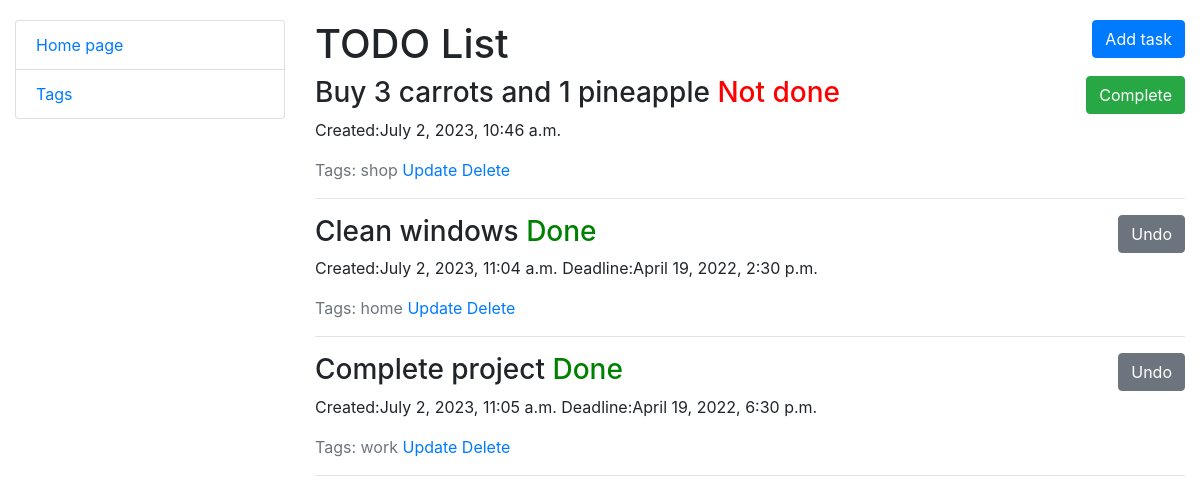
The page / on the database its author committed.
### service/models.py (models this page shows, shortened)
class Task(models.Model):
    content = models.CharField(max_length=255)
    datetime = models.DateTimeField(auto_now_add=True)
    deadline = models.DateTimeField(null=True, blank=True)
    mark = models.BooleanField()
    tags = models.ManyToManyField(Tag, related_name="tasks")
    class Meta:
        ordering = ["mark", "datetime"]

class Tag(models.Model):
    name = models.CharField(max_length=255)
    class Meta:
        ordering = ["name"]

### service/views.py (the view)
# urls.py: path("", TaskListView.as_view(), name="task-list"),
class TaskListView(generic.ListView):
    model = Task
    paginate_by = 3

### templates/service/task_list.html
{% extends "base.html" %}
{% block content %}
    <h1>
      TODO List
      <a style="float:right" href="{% url 'service:task-create' %}" class="btn btn-primary">Add task</a>
    </h1>
    {% if task_list %}
      {% for task in task_list %}
        <h3>
          {{ task.content }}
          {% if task.mark %}
            <span style="color:green">Done</span>
            <a style="float:right" href="{% url 'service:complete-update' pk=task.id %}" class="btn btn-secondary">Undo</a>
          {% else %}
            <span style="color:red">Not done</span>
            <a style="float:right" href="{% url 'service:complete-update' pk=task.id %}" class="btn btn-success">Complete</a>
          {% endif %}
        </h3>
        <p>Created:{{ task.datetime }} {% if task.deadline %}Deadline:{{ task.deadline }}{% endif %}</p>
        <p>
          {% for tag in task.tags.all %}
            <span class="text-muted">Tags: {{ tag.name }}</span>
          {% endfor %}
           <a href="{% url 'service:task-update' pk=task.id %}">Update</a>
           <a href="{% url 'service:task-delete' pk=task.id %}">Delete</a>
        </p>
        <hr>
      {% endfor %}
    {% else %}
        <p>There are no task!</p>
    {% endif %}
{% endblock %}

### templates/base.html (shortened to what this page needs)
<!DOCTYPE html>
<html lang="en">
<head>
  <link rel="stylesheet" href="https://cdn.jsdelivr.net/npm/bootstrap@4.6.2/dist/css/bootstrap.min.css">
  {% load static %}
  <link rel="stylesheet" href="{% static 'css/styles.css' %}">
</head>
<body>
  <div class="container-fluid">
    <div class="row">
      <div class="col-sm-3">
        {% block sideber %}
          {% include "includes/sidebar.html" %}
        {% endblock %}
      </div>
      <div class="col-sm-9">
        {% block content %}
        {% endblock %}
      </div>
    </div>
  </div>
</body>
</html>

### templates/includes/sidebar.html
<ul class="sidebar-nav list-group">
  <li class="list-group-item"><a href="{% url 'service:task-list' %}">Home page</a></li>
  <li class="list-group-item"><a href="{% url 'service:tag-list' %}">Tags</a></li>
</ul>

### static/css/styles.css (style rules this page uses)
body { margin-top: 20px; }
.sidebar-nav { list-style: none; padding: 0; }

### rows shown on the page
Task: content "Buy 3 carrots and 1 pineapple", mark "Not done", datetime "July 2, 2023, 10:46 a.m."
Tag: name "shop"
Task: content "Clean windows", mark "Done", datetime "July 2, 2023, 11:04 a.m.", deadline "April 19, 2022, 2:30 p.m."
Tag: name "home"
Task: content "Complete project", mark "Done", datetime "July 2, 2023, 11:05 a.m.", deadline "April 19, 2022, 6:30 p.m."
Tag: name "work"
